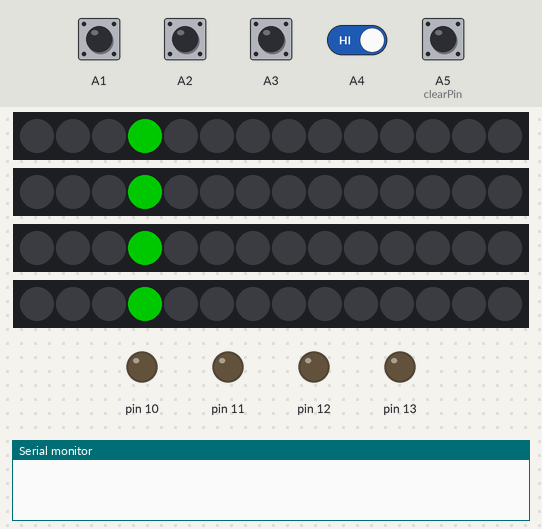
A sketch run on a simulated Arduino Uno, built with avr-gcc and run on an emulated ATmega328P. Parts: 4 × 14 RGB LEDs in strip order, left to right, output pins drawn as LEDs (lit = HIGH), the last lines printed to the serial monitor. The inputs (shaded band) are chosen by the test bench; at power-on: A1–4, A5 (clearPin) HIGH. Dim RGB values are drawn brighter than linear.

Above: at 1.2 s.
1.3 s: A1 pulled LOW for 0.15 s
At 1.8 s:
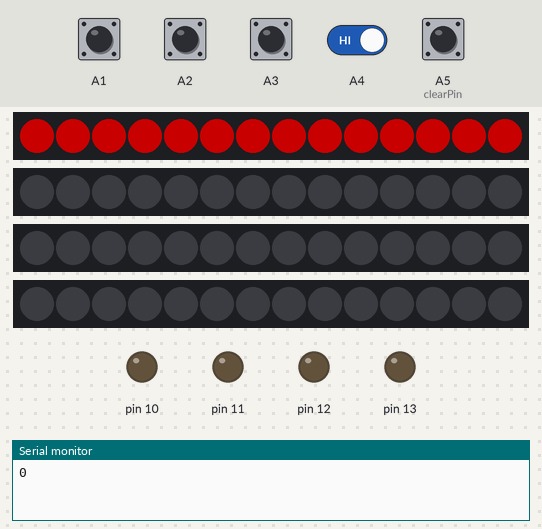
2.0 s: A5 (clearPin) pulled LOW for 0.15 s
At 2.19 s:
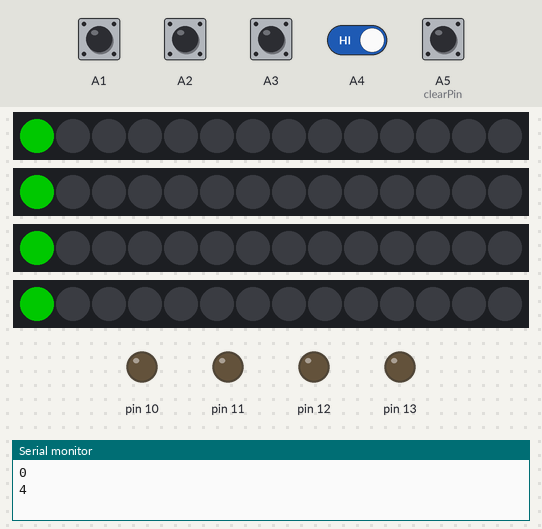
2.7 s: A2 pulled LOW for 0.15 s
At 3.2 s:
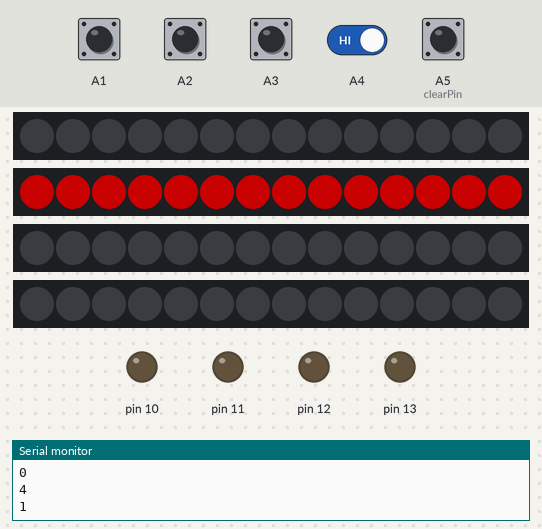
3.4 s: A5 (clearPin) pulled LOW for 1 s
At 3.84 s:
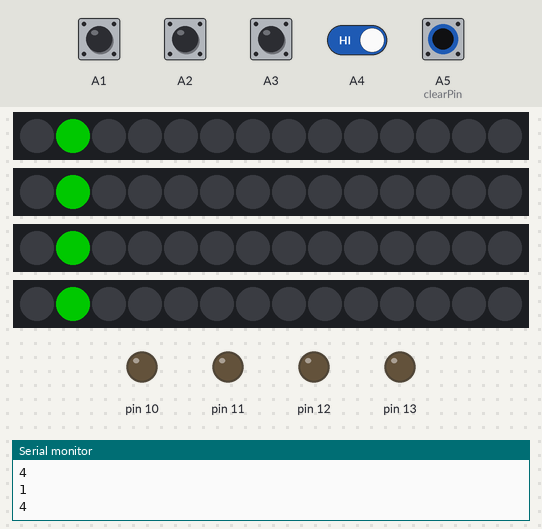
5.0 s: A3 pulled LOW for 0.15 s
At 5.5 s:
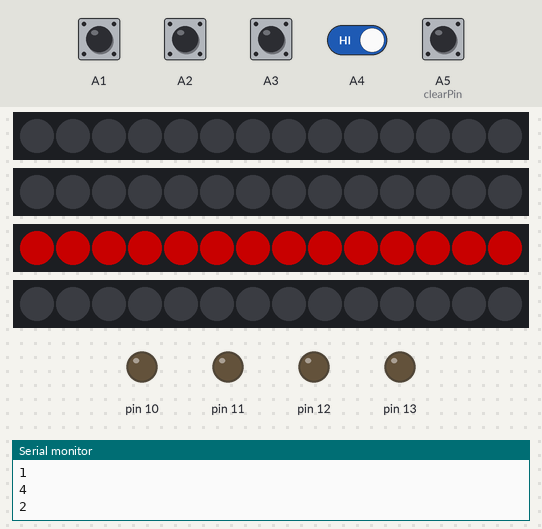
5.7 s: A4 driven LOW and A5 (clearPin) driven LOW
At 6.3 s:
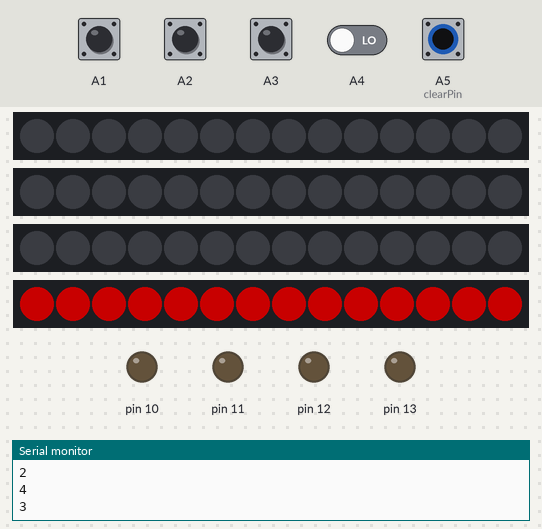
Timing chart, 0 to 8.7 s (numbered marks = the images above; inputs shaded):
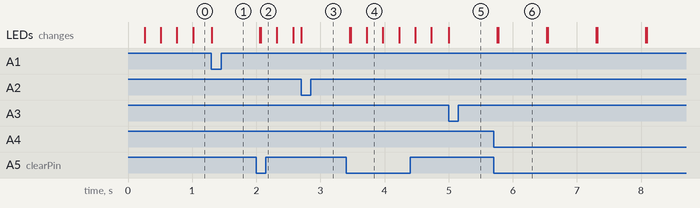

The sketch:

buzzer.ino
```cpp
#include <Adafruit_NeoPixel.h>
#include <Arduino.h>
#define PIN 2
#define MAX_LED 14
Adafruit_NeoPixel strip0 = Adafruit_NeoPixel(14, 2, NEO_GRB + NEO_KHZ800);
Adafruit_NeoPixel strip1 = Adafruit_NeoPixel(14, 3, NEO_GRB + NEO_KHZ800);
Adafruit_NeoPixel strip2 = Adafruit_NeoPixel(14, 4, NEO_GRB + NEO_KHZ800);
Adafruit_NeoPixel strip3 = Adafruit_NeoPixel(14, 5, NEO_GRB + NEO_KHZ800);

const byte p0 = A1;       // buzzer player 1
const byte p1 = A2;       // buzzer player 2
const byte p2 = A3;       // buzzer player 3
const byte p3 = A4;       // buzzer player 4
const byte l0 = 10;       // led player 1 on control unit
const byte l1 = 11;       // led player 2 on control unit
const byte l2 = 12;       // led player 3 on control unit
const byte l3 = 13;       // led player 4 on control unit
const byte clearPin = A5; // clear button

int last_led = MAX_LED - 1; // last led
int counter = 0;            // counter for the led strip
int counter_strip0 = 0;     // counter for the led strip
int counter_strip1 = 0;     // counter for the led strip
int counter_strip2 = 0;     // counter for the led strip
int counter_strip3 = 0;     // counter for the led strip
int buzzer_1_active = 1;
int buzzer_2_active = 1;
int buzzer_3_active = 1;
int buzzer_4_active = 1;

int clearPinState = 4; // inactive buzzer (0 = all active)
int clearPinValue = HIGH;

int buzzer_1_idlecolor_r = 0; // idle color (slow blinking)
int buzzer_1_idlecolor_g = 160;
int buzzer_1_idlecolor_b = 0;
int buzzer_2_idlecolor_r = 0;
int buzzer_2_idlecolor_g = 160;
int buzzer_2_idlecolor_b = 0;
int buzzer_3_idlecolor_r = 0;
int buzzer_3_idlecolor_g = 160;
int buzzer_3_idlecolor_b = 0;
int buzzer_4_idlecolor_r = 0;
int buzzer_4_idlecolor_g = 160;
int buzzer_4_idlecolor_b = 0;

int leuchten = 0;
char stripname;

int idlecolor_r = 0;
int idlecolor_g = 255;
int idlecolor_b = 0;

int activate_color_r = 100; // color for "BUZZED"
int activate_color_g = 0;
int activate_color_b = 0;

int blinkcolor_r = 0; // color for "blink"
int blinkcolor_g = 0;
int blinkcolor_b = 255;

struct Player { // per player
  byte buzzer;  // ... pin for buzzer
  byte led;     // ... pin for led
};

Player const player[]{{p0, l0}, // pin for buzzer, pin for led
                      {p1, l1},
                      {p2, l2},
                      {p3, l3}};


// enumeration for states
enum class State {
  IDLE, // wait for first button press (get blocked buzzer number from python)
  BUZZED, // send buzzed buzzer to python and light up
  WAIT_FOR_CLEAR // wait and blink, get reset button from python
} state;         // store state in this variable

int8_t pressed = -1;                // which button was pressed
uint32_t previousMillis = 0;        // timestamp (blink without delay)
uint32_t previousMillis_strip0 = 0; // timestamp (blink without delay)
uint32_t previousMillis_strip1 = 0; // timestamp (blink without delay)
uint32_t previousMillis_strip2 = 0; // timestamp (blink without delay)
uint32_t previousMillis_strip3 = 0; // timestamp (blink without delay)
uint32_t previousMillis_clearPin = 0;
uint32_t previousMillis_peep = 0;
String buzzer_blocked = "4";

void setup() {
  Serial.begin(9600);
  Serial.setTimeout(1);
  // Serial.println(F("\nBuzzer"));
  // Serial.println(F("press a buzzer..."));
  strip0.begin();
  strip0.show();
  strip1.begin();
  strip1.show();
  strip2.begin();
  strip2.show();
  strip3.begin();
  strip3.show();
  pinMode(clearPin, INPUT_PULLUP);
  // buzzer 1-4
  for (auto &i : player) {
    pinMode(i.buzzer, INPUT_PULLUP); // all against ground
    pinMode(i.led, OUTPUT);          // LEDs are outputs
  }
}

void loop() {
  read_blocked_buzzer();
  switch (state) {
  case State::IDLE:

    // wait for first button press
    if (millis() - previousMillis_strip0 > 250) { // blinkzeit
      if (clearPinState == 0) {
        buzzer_1_idlecolor_r = 100;
        buzzer_1_idlecolor_g = 0;
      } else {
        buzzer_1_idlecolor_r = 0;
        buzzer_1_idlecolor_g = 100;
      }
      if (counter_strip0 == 0) {
        strip0.setPixelColor(last_led, (strip0.Color(0, 0, 0)));
        strip0.show();
      } else {
        strip0.setPixelColor(counter_strip0 - 1, (strip0.Color(0, 0, 0)));
        strip0.show();
      }
      strip0.setPixelColor(
          counter_strip0,
          (strip0.Color(buzzer_1_idlecolor_r, buzzer_1_idlecolor_g,
                        buzzer_1_idlecolor_b)));
      strip0.show();
      counter_strip0 = counter_strip0 + 1;
      if (counter_strip0 > last_led) {
        counter_strip0 = 0;
      }
      previousMillis_strip0 = millis();
    }

    if (millis() - previousMillis_strip1 > 250) { // blinkzeit
      if (clearPinState == 1) {
        buzzer_2_idlecolor_r = 100;
        buzzer_2_idlecolor_g = 0;
      } else {
        buzzer_2_idlecolor_r = 0;
        buzzer_2_idlecolor_g = 100;
      }
      if (counter_strip1 == 0) {
        strip1.setPixelColor(last_led, (strip1.Color(0, 0, 0)));
        strip1.show();
      } else {
        strip1.setPixelColor(counter_strip1 - 1, (strip1.Color(0, 0, 0)));
        strip1.show();
      }
      strip1.setPixelColor(
          counter_strip1,
          (strip1.Color(buzzer_2_idlecolor_r, buzzer_2_idlecolor_g,
                        buzzer_2_idlecolor_b)));
      strip1.show();
      counter_strip1 = counter_strip1 + 1;
      if (counter_strip1 > last_led) {
        counter_strip1 = 0;
      }
      previousMillis_strip1 = millis();
    }

    if (millis() - previousMillis_strip2 > 250) { // blinkzeit
      if (clearPinState == 2) {
        buzzer_3_idlecolor_r = 100;
        buzzer_3_idlecolor_g = 0;
      } else {
        buzzer_3_idlecolor_r = 0;
        buzzer_3_idlecolor_g = 100;
      }
      if (counter_strip2 == 0) {
        strip2.setPixelColor(last_led, (strip2.Color(0, 0, 0)));
        strip2.show();
      } else {
        strip2.setPixelColor(counter_strip2 - 1, (strip2.Color(0, 0, 0)));
        strip2.show();
      }
      strip2.setPixelColor(
          counter_strip2,
          (strip2.Color(buzzer_3_idlecolor_r, buzzer_3_idlecolor_g,
                        buzzer_3_idlecolor_b)));
      strip2.show();
      counter_strip2 = counter_strip2 + 1;
      if (counter_strip2 > last_led) {
        counter_strip2 = 0;
      }
      previousMillis_strip2 = millis();
    }

    if (millis() - previousMillis_strip3 > 250) { // blinkzeit
      if (clearPinState == 3) {
        buzzer_4_idlecolor_r = 100;
        buzzer_4_idlecolor_g = 0;
      } else {
        buzzer_4_idlecolor_r = 0;
        buzzer_4_idlecolor_g = 100;
      }
      if (counter_strip3 == 0) {
        strip3.setPixelColor(last_led, (strip3.Color(0, 0, 0)));
        strip3.show();
      } else {
        strip3.setPixelColor(counter_strip3 - 1, (strip3.Color(0, 0, 0)));
        strip3.show();
      }
      strip3.setPixelColor(
          counter_strip3,
          (strip3.Color(buzzer_4_idlecolor_r, buzzer_4_idlecolor_g,
                        buzzer_4_idlecolor_b)));
      strip3.show();
      counter_strip3 = counter_strip3 + 1;
      if (counter_strip3 > last_led) {
        counter_strip3 = 0;
      }
      previousMillis_strip3 = millis();
    }

    for (byte i = 0; i < sizeof(player) / sizeof(player[0]); i++) {
      if (digitalRead(player[i].buzzer) == LOW) {
        if (clearPinState != i) {
          clear_leds();
          pressed = i; // remember pressed index
          Serial.println(i);
          state = State::BUZZED; // state machine go on
          previousMillis = millis();
          break; // break at pressed key
        }
      }
    }
    break;

  case State::BUZZED: // light up all leds on pressed buzzer red for 500 milliseconds
    if (pressed == 0) {
      for (int i = 0; i < MAX_LED; i++) {
        strip0.setPixelColor(i,
                             (strip0.Color(activate_color_r, activate_color_g,
                                           activate_color_b)));
      }
      strip0.show();
    }
    if (pressed == 1) {
      for (int i = 0; i < MAX_LED; i++) {
        strip1.setPixelColor(i,
                             (strip1.Color(activate_color_r, activate_color_g,
                                           activate_color_b)));
      }
      strip1.show();
    }
    if (pressed == 2) {
      for (int i = 0; i < MAX_LED; i++) {
        strip2.setPixelColor(i,
                             (strip2.Color(activate_color_r, activate_color_g,
                                           activate_color_b)));
      }
      strip2.show();
    }
    if (pressed == 3) {
      for (int i = 0; i < MAX_LED; i++) {
        strip3.setPixelColor(i,
                             (strip3.Color(activate_color_r, activate_color_g,
                                           activate_color_b)));
      }
      strip3.show();
    }
    if (millis() - previousMillis > 750) // Einschaltdauer für den BUZZED
    {
      clear_leds();
      state = State::WAIT_FOR_CLEAR;
      // Serial.println(F("wait for reset"));
      counter = 0;
    }

    break;


  case State::WAIT_FOR_CLEAR: // pressed buzzer blinks until reset button is pressed (python)
  read_blocked_buzzer();
    leuchten = 0;
    if (pressed == 0) {
      if (millis() - previousMillis > 40) { // blinkzeit
        if (counter == 0) {
          strip0.setPixelColor(last_led, (strip0.Color(0, 0, 0)));
          strip0.show();
        } else {
          strip0.setPixelColor(counter - 1, (strip0.Color(0, 0, 0)));
          strip0.show();
        }
        strip0.setPixelColor(
            counter, (strip0.Color(blinkcolor_r, blinkcolor_g, blinkcolor_b)));
        strip0.show();
        counter = counter + 1;
        if (counter > last_led) {
          counter = 0;
        }
        previousMillis = millis();
      }
    }
    if (pressed == 1) {
      if (millis() - previousMillis > 40) {
        if (counter == 0) {
          strip1.setPixelColor(last_led, (strip1.Color(0, 0, 0)));
          strip1.show();
        } else {
          strip1.setPixelColor(counter - 1, (strip1.Color(0, 0, 0)));
          strip1.show();
        }
        strip1.setPixelColor(counter, (strip1.Color(0, 0, 255)));
        strip1.show();
        counter = counter + 1;
        if (counter > last_led) {
          counter = 0;
        }
        previousMillis = millis();
      }
    }
    if (pressed == 2) {
      if (millis() - previousMillis > 40) {
        if (counter == 0) {
          strip2.setPixelColor(last_led, (strip2.Color(0, 0, 0)));
          strip2.show();
        } else {
          strip2.setPixelColor(counter - 1, (strip2.Color(0, 0, 0)));
          strip2.show();
        }
        strip2.setPixelColor(counter, (strip2.Color(0, 0, 255)));
        strip2.show();
        counter = counter + 1;
        if (counter > last_led) {
          counter = 0;
        }
        previousMillis = millis();
      }
    }
    if (pressed == 3) {
      if (millis() - previousMillis > 40) {
        if (counter == 0) {
          strip3.setPixelColor(last_led, (strip3.Color(0, 0, 0)));
          strip3.show();
        } else {
          strip3.setPixelColor(counter - 1, (strip3.Color(0, 0, 0)));
          strip3.show();
        }
        strip3.setPixelColor(counter, (strip3.Color(0, 0, 255)));
        strip3.show();
        counter = counter + 1;
        if (counter > last_led) {
          counter = 0;
        }
        previousMillis = millis();
      }
    }

    if (digitalRead(clearPin) == LOW || clearPinState == 5) // checken ob Neustart gedrückt wird
    {
      clear_leds();
      // Serial.println(F("clear game"));
    //   digitalWrite(player[pressed].led, LOW);
      pressed = -1;
      state = State::IDLE;
      // Serial.println(F("started new game"));
      counter_strip0 = 0;
      counter_strip1 = 0;
      counter_strip2 = 0;
      counter_strip3 = 0;
      clearPinState = 4;
      Serial.println(4);
    }
    break;
  }
}

void clear_leds() {
  for (int i = 0; i < MAX_LED; i++) {
    strip0.setPixelColor(i, (strip0.Color(0, 0, 0)));
    strip1.setPixelColor(i, (strip1.Color(0, 0, 0)));
    strip2.setPixelColor(i, (strip2.Color(0, 0, 0)));
    strip3.setPixelColor(i, (strip3.Color(0, 0, 0)));
  }
  strip0.show();
  strip1.show();
  strip2.show();
  strip3.show();
}

void read_blocked_buzzer() {
  if (Serial.available())
  {
    buzzer_blocked = Serial.readString();
    clearPinState = buzzer_blocked.toInt();
    // Serial.print(F("blocked buzzer: "));
    // Serial.println(clearPinState);
  }
}
```

Measured:
- after the input at 1.3 s, the LEDs: change at once (image 1)
- after the input at 2.0 s, the LEDs: first differ from a run without the input after 0.07 s (image 2)
- after the input at 2.7 s, the LEDs: change at once (image 3)
- after the input at 3.4 s, the LEDs: first differ from a run without the input after 0.07 s (image 4 shows a later state)
- after the input at 5.0 s, the LEDs: change at once (image 5)
- after the input at 5.7 s, the LEDs: first differ from a run without the input after 0.08 s (image 6)
- what the display in image 6 shows lasts 0.7 s, from 5.8 s to 6.5 s
